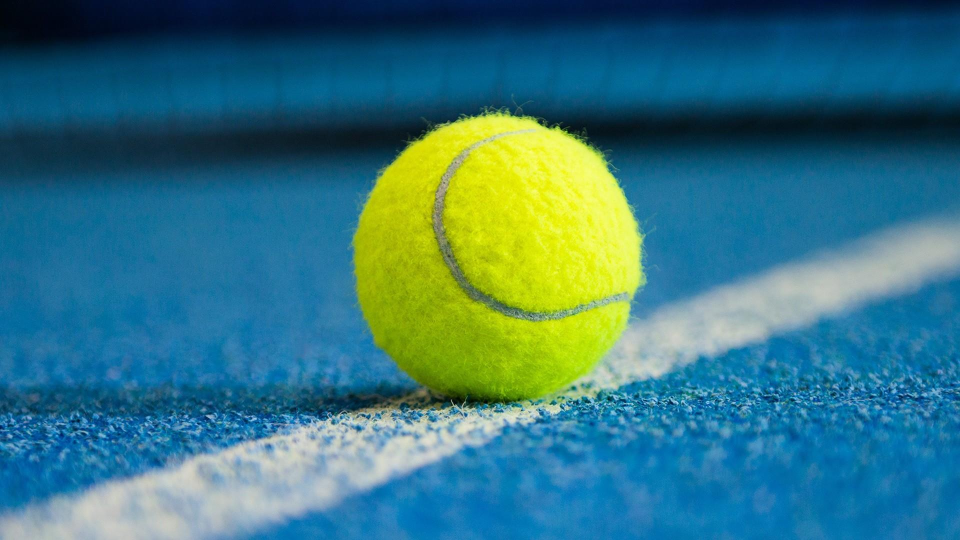
#> input picture final_project/UART/input.png, 1920 x 1080 px (shown at 1/2 size)
$ python edge_detection.py
#> lines starting #> are read from the running program, lines starting #| are printed output that depends on the picture
from PIL import Image

# Load and convert your image
img = Image.open("input.png").convert("L")  # Convert to grayscale
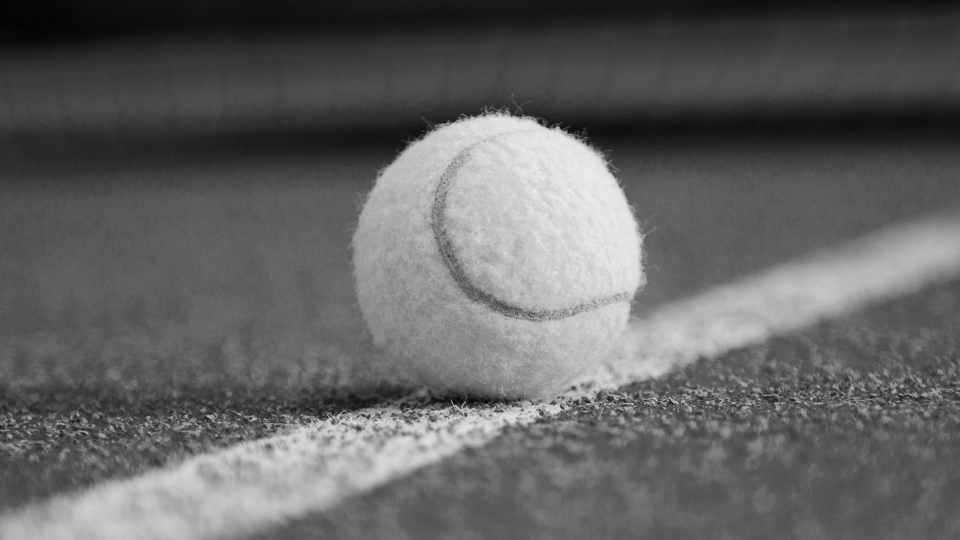
#> img: PIL image 1920x1080 L (shown at 1/2 size); min 2, max 238, mean 99
img = img.resize((64, 64), Image.BICUBIC)
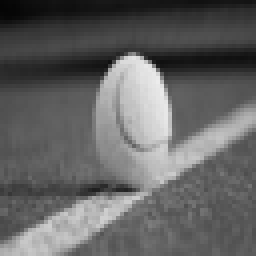
#> img: PIL image 64x64 L (shown 4 times larger); min 5, max 236, mean 99

# Save as raw binary (no header)
with open("image.raw", "wb") as f:
    f.write(img.tobytes())
